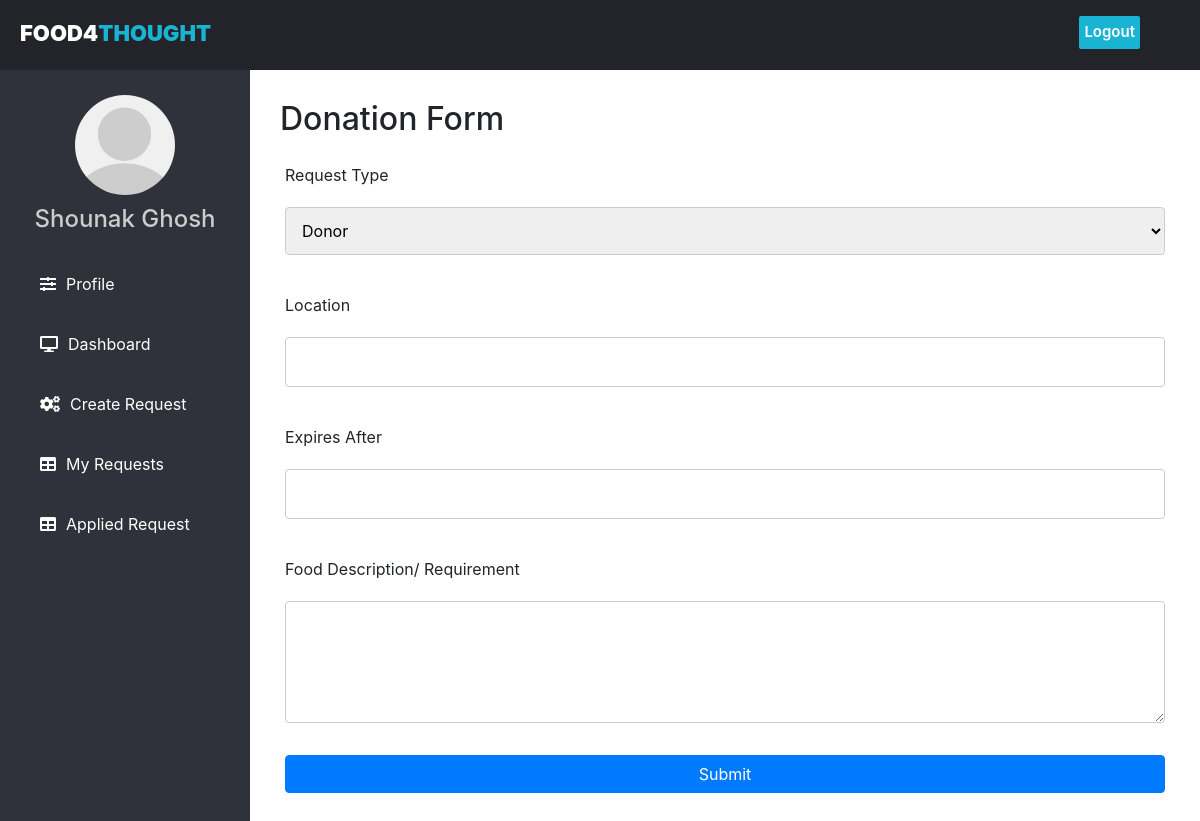
Page /request.php (signed in) on the earlier database version.
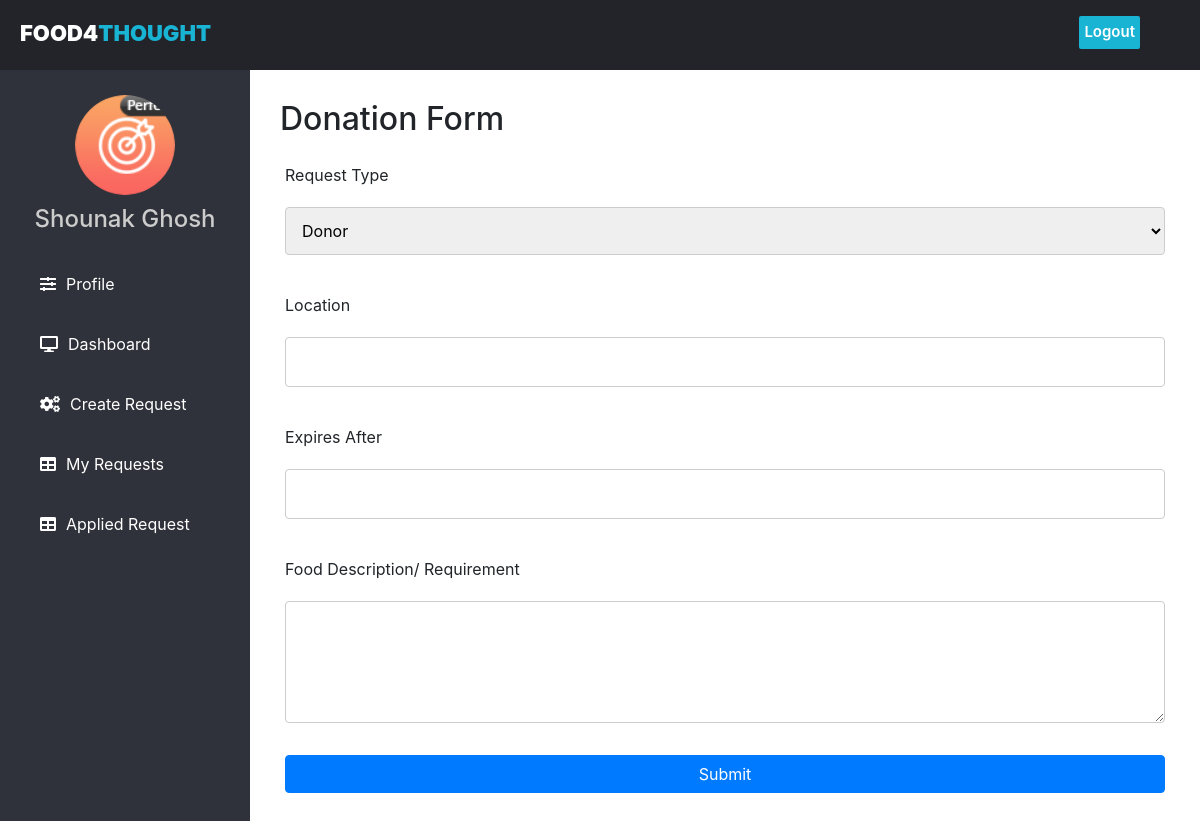
Same page on the later database version.
### tables this page shows
CREATE TABLE `users` (
  `id` int(11) NOT NULL,
  `name` varchar(100) NOT NULL,
  `email` varchar(100) NOT NULL,
  `password` varchar(100) NOT NULL,
  `pfp` varchar(255) DEFAULT NULL
);

### request.php (the view, shortened to what this page needs)
<?php
    include("connection.php");
    $id=$_SESSION['id'];
    $select = mysqli_query($con, "SELECT * FROM `users` WHERE id = '$id'") or die('query failed');
    if(mysqli_num_rows($select) > 0){
    $fetch = mysqli_fetch_assoc($select);
    }
?>
<!DOCTYPE html>
<html lang="en" dir="ltr">
<head>
    <link rel="stylesheet" href="css/dashboard.css">
    <link rel="stylesheet" href="css/my-login.css">
    <link rel="stylesheet" href="https://cdnjs.cloudflare.com/ajax/libs/font-awesome/5.12.1/css/all.min.css">
    <link rel="stylesheet" href="https://cdn.jsdelivr.net/npm/bootstrap@4.0.0/dist/css/bootstrap.min.css">
    <link rel="stylesheet" href="css/utils.css">
    <link rel="stylesheet" href="https://cdnjs.cloudflare.com/ajax/libs/jquery-datetimepicker/2.5.20/jquery.datetimepicker.css"/>
</head>
<body>
    <header>
        <div class="left_area">
            <h3 class="logo">Food4<span>Thought</span></h3>
        </div>
        <div class="right_area">
            <a href="logout.php" class="logout_btn">Logout</a>
        </div>
    </header>
    <div class="wrapper">
    <section>
        <div class="sidebar" style="min-height:120vh">
            <center>
            <?php
         if($fetch['pfp'] == ''){
            echo '<img src="images/default-avatar.png" class="profile_image" alt="">
            ';
         }else{
            echo '<img src="uploaded_img/'.$fetch['pfp'].'" class="profile_image" alt="">
            ';
         }
         ?>
                <h4>
                <?php
				  echo  $_SESSION['name'];
                  ?>
				</h4>
            </center>
            <a href="profile.php"><i class="fas fa-sliders-h"></i><span>Profile</span></a>
            <a href="dashboard.php"><i class="fas fa-desktop"></i><span>Dashboard</span></a>
            <a href="request.php"><i class="fas fa-cogs"></i><span>Create Request</span></a>
            <a href="dashboard.php?myrequest=true"><i class="fas fa-table"></i><span>My Requests</span></a>
            <a href="dashboard.php?appliedrequest=true"><i class="fas fa-table"></i><span>Applied Request</span></a>
        </div>
        </div>
    <div class="container-1">
    <h2 class="donationh2">Donation Form</h2>
                    <div class="content">
                        <form action="<?php echo htmlspecialchars($_SERVER["PHP_SELF"]); ?>" method="POST">
                            <div class="form-group">
                                <label for="requestType">Request Type</label>
                                <select name="request" id="requestType" style="width:100%!important">
                                    <option value="donor">Donor</option>
                                </select>
                            </div>
                            <div class="form-group">
                                <label for="location">Location</label>
                                <input id="location" type="text" name="location" style="width:100%!important">
                            </div>
                            <div class="form-group">
                                <label for="expiry">Expires After</label>
                                <input id="expiry" type="text" name="expiry" style="width:100%!important">
                            </div>
                            <div class="form-group">
                                <label for="foodDescription">Food Description/ Requirement</label>
                                <textarea id="foodDescription" name="foodDescription" rows="4" cols="50" style="width:100%!important"></textarea>
                            </div>
                            <div class="form-group m-0">
                                <button type="submit" class="btn btn-primary btn-block">
                                    Submit
                                </button>
                            </div>
                        </form>
                    </div>
        </div>
</body>
</html>

### css/dashboard.css (style rules this page uses)
body { margin: 0; padding: 0; font-family: "Roboto", sans-serif; height: 100%; }
header { position: fixed; background: #22242a; padding: 20px; top: 0; left: 0; width: 100%; height: 70px; z-index: 2; }
.left_area h3 { color: #fff; margin: 0; text-transform: uppercase; font-size: 22px; font-weight: 900; }
.left_area span { color: #19b3d3; }
.logout_btn { padding: 5px; background: #19b3d3; text-decoration: none; float: right; margin-top: -30px; margin-right: 40px; border-radius: 2px; font-size: 15px; font-weight: 600; color: #fff; transition: 0.5s; transition-property: background; }
.sidebar { position: fixed; background: #2f323a; margin-top: 45px; padding-top: 50px; color: #fff; transition: all 0.3s; height: 100vh; width: 250px; }
.sidebar .profile_image { width: 100px; height: 100px; border-radius: 100px; margin-bottom: 10px; }
.sidebar h4 { color: #ccc; margin-top: 0; margin-bottom: 20px; }
.sidebar a { color: #fff; display: block; width: 100%; line-height: 60px; text-decoration: none; padding-left: 40px; box-sizing: border-box; transition: 0.5s; transition-property: background; }
.sidebar i { padding-right: 10px; }
.container-1 { position: relative; top: 70px; padding: 30px; left: 250px; width: calc(100% - 250px); }
.form-group { padding: 5px; }

### css/my-login.css (style rules this page uses)
html, body { height: 100%; }

### css/utils.css (style rules this page uses)
.logo { max-width: 30%; }
input[type="text"], select, textarea { width: 100%; padding: 12px; border: 1px solid #ccc; border-radius: 4px; resize: vertical; }
label { padding: 12px 12px 12px 0; display: inline-block; }

Differences in the rows shown:
now on this page (row edited): users: pfp (picture)
